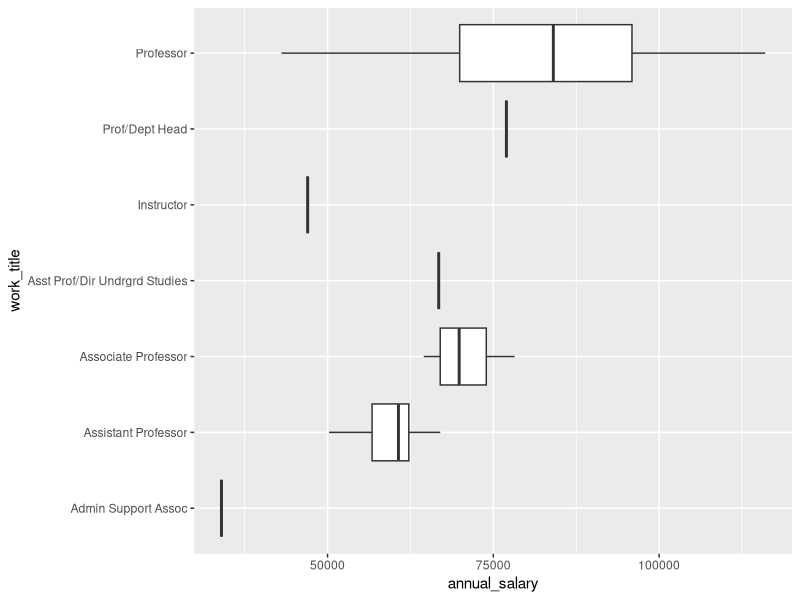
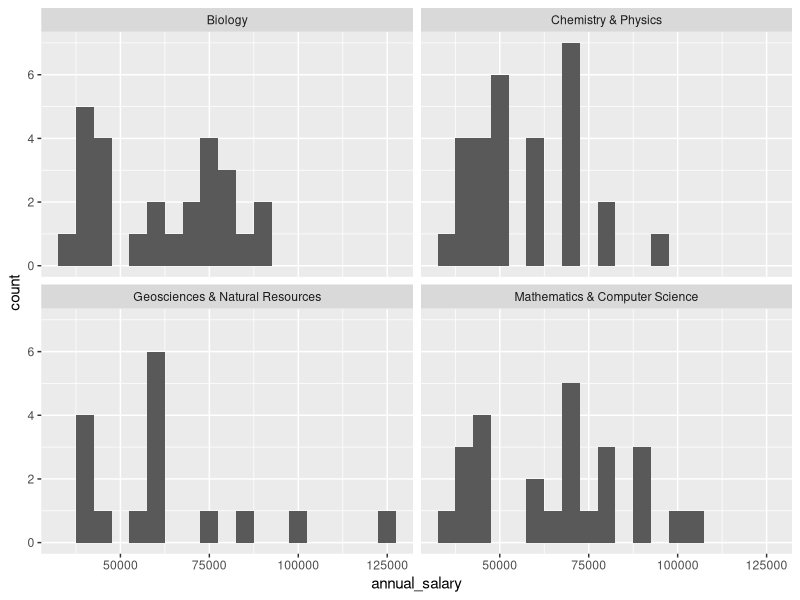
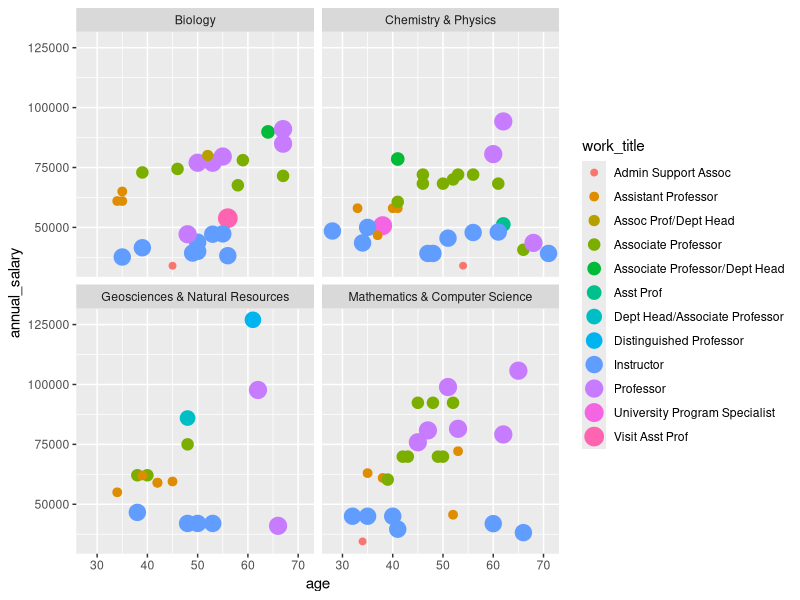
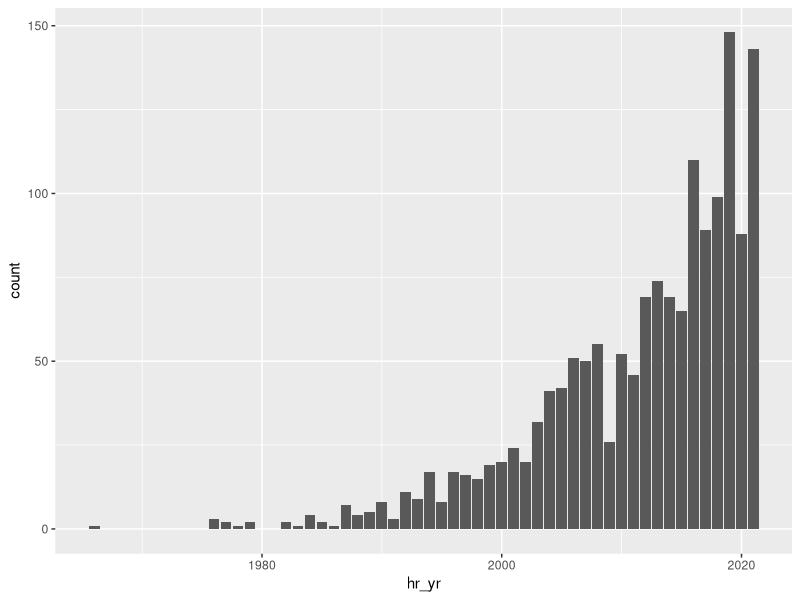

Recreate these plots in R, in order.
## ---- chunk 1
knitr::opts_chunk$set(echo = TRUE)
## ---- chunk 2
library(tidyverse)
library(dplyr)

salary <- read.csv("salary.csv")
## ---- chunk 3
salary <- mutate(salary, hr_yr = hire_date %/% 10000, 
                 hr_month = (hire_date %% 10000) %/% 100 , 
                 hr_day = hire_date %% 100, 
                 yrs_here = 2022 - hr_yr)
salary %>% head(5)
## ---- chunk 4
(salary_eng <- salary %>% filter(home_dept == "English", 
                      work_title == "Associate Professor")) %>%
  head(5)

dept_stats <- (salary %>% 
                 group_by(home_dept, work_title) %>% 
                 summarize(mean_salary = mean(annual_salary, na.rm = TRUE), 
                           med_age = median(age, na.rm = TRUE), 
                           std_years = sd(yrs_here, na.rm = TRUE)))
dept_stats %>% head(5)
## ---- chunk 5
cs <- filter(salary, home_dept == "Mathematics & Computer Science" & 
         (job_category == "Assistant Professor" |
         job_category == "Associate Professor" |
         job_category == "Professor"))
(cs %>% group_by(job_category) %>% summarize(total_salary = sum(annual_salary)))
sum(cs$annual_salary)
## ---- chunk 6
psyc <- (salary %>% 
           filter(home_dept == "Psychology") %>% 
           select(last_name, first_name, annual_salary, work_title, hr_yr) %>%
           arrange(desc(annual_salary)))
psyc %>% head(5)

ggplot(psyc) +
  geom_boxplot(aes(x = annual_salary, y = work_title))
## ---- chunk 7
salary5 <- (salary %>% 
              filter(home_dept == "Biology" | 
                       home_dept == "Chemistry & Physics" |
                       home_dept == "Geosciences & Natural Resources" |
                       home_dept == "Mathematics & Computer Science"))
salary5 %>% head(5)

ggplot(salary5) +
  geom_histogram(aes(x = annual_salary), binwidth = 5000) +
  facet_wrap(~home_dept)

ggplot(salary5) +
  geom_point(aes(x = age, y = annual_salary, color = work_title, size = work_title)) +
  facet_wrap(~home_dept)
## ---- chunk 8
dept_summary <- (salary %>%
                   group_by(home_dept) %>%
                   summarize(dept_size = n(), 
                             mean_salary = mean(annual_salary, na.rm = TRUE),
                             med_salary = median(annual_salary, na.rm = TRUE),
                             max_salary = max(annual_salary)))
dept_summary %>% head(5)

(dept_summary %>% arrange(desc(mean_salary)) %>% head(10))

(dept_summary %>% arrange(desc(med_salary)) %>% head(10))
## ---- chunk 9
years <- (salary %>% 
            group_by(hr_yr) %>% 
            summarize(count = n()) %>% 
            arrange(desc(count)))
years  %>% head(5)

ggplot(years) +
  geom_col(aes(x = hr_yr, y = count))
